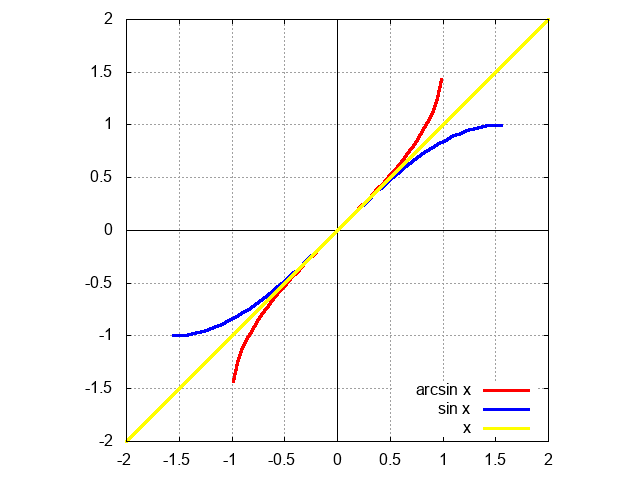

Generate this figure with gnuplot:
reset
set terminal png
set output "arcsin.png"
set size square
set grid
set style line 1 lt 1 lw 3 pt 3 linecolor rgb "red"
set style line 2 lt 1 lw 3 pt 3 linecolor rgb "blue"
set style line 3 lt 1 lw 3 pt 3 linecolor rgb "yellow"
set key right bottom
set yzeroaxis lt -1
set xzeroaxis lt -1
set yrange [-2:2]
set xrange [-2:2]
f(x) = x <= -pi/2 ? 0/0 \
:x <= pi/2 ? sin(x) \
: 0/0
plot [-2:2] asin(x) w l ls 1 title "arcsin x", f(x) w l ls 2 title "sin x", x w l ls 3
